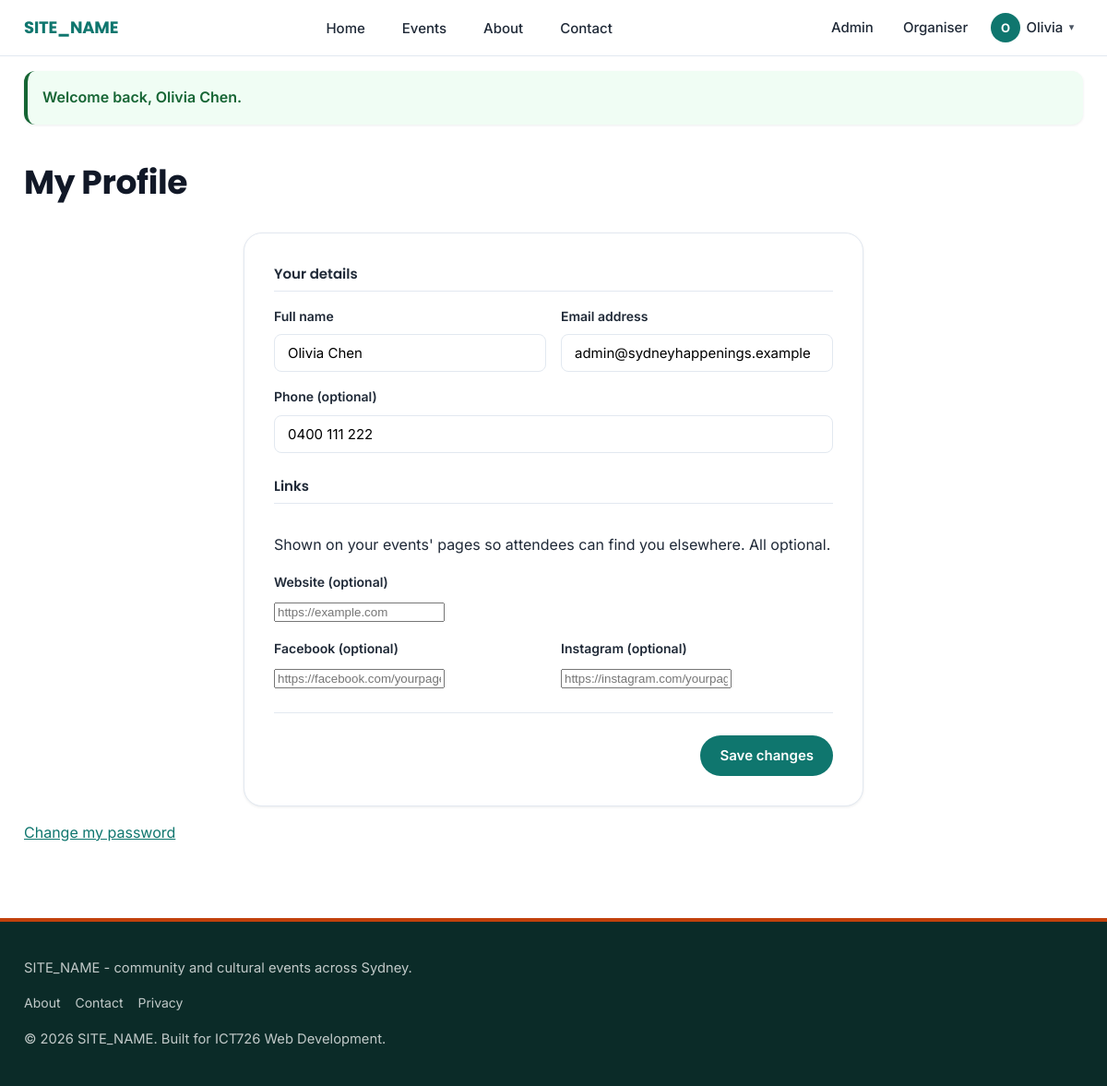
/account/profile.php (signed in), run on the app's committed database.
### tables this page shows
CREATE TABLE users (
    id              INT AUTO_INCREMENT PRIMARY KEY,
    name            VARCHAR(100) NOT NULL,
    email           VARCHAR(150) NOT NULL,
    password_hash   VARCHAR(255) NOT NULL,
    phone           VARCHAR(20)  NULL,
    role            ENUM('attendee', 'organiser', 'admin') NOT NULL DEFAULT 'attendee',
    is_active       TINYINT(1) NOT NULL DEFAULT 1,
    created_at      DATETIME NOT NULL DEFAULT CURRENT_TIMESTAMP,

     
     
     
     
    website         VARCHAR(255) NULL,
    facebook        VARCHAR(255) NULL,
    instagram       VARCHAR(255) NULL,

    UNIQUE KEY uq_users_email (email)
);

### includes/validate.php (called while the page is built, shortened)
<?php
function e($value) {
    return htmlspecialchars($value ?? '', ENT_QUOTES, 'UTF-8');
}

### account/profile.php (the view, shortened to what this page needs)
<?php
require_once __DIR__ . '/../includes/auth_guard.php';
$stmt = $pdo->prepare("SELECT * FROM users WHERE id = :id");
$stmt->execute(['id' => currentUserId()]);
$user = $stmt->fetch();
$showLinks = in_array(currentUserRole(), ['organiser', 'admin'], true);
$errors = [];
$name = $user['name'];
$email = $user['email'];
$phone = $user['phone'] ?? '';
$website = $user['website'] ?? '';
$facebook = $user['facebook'] ?? '';
$instagram = $user['instagram'] ?? '';
require_once __DIR__ . '/../includes/header.php';
?>
<div class="page-header">
    <h1>My Profile</h1>
</div>
<form method="post" action="<?= BASE_URL ?>/account/profile.php" class="form-card" novalidate>
    <fieldset class="form-section">
        <legend>Your details</legend>
        <div class="form-grid">
            <div class="form-field">
                <label for="name">Full name</label>
                <input type="text" id="name" name="name" value="<?= e($name) ?>" required
                       <?= isset($errors['name']) ? 'class="has-error" aria-describedby="name-error"' : '' ?>>
            </div>
            <div class="form-field">
                <label for="email">Email address</label>
                <input type="email" id="email" name="email" value="<?= e($email) ?>" required
                       <?= isset($errors['email']) ? 'class="has-error" aria-describedby="email-error"' : '' ?>>
            </div>
            <div class="form-field form-field--full">
                <label for="phone">Phone (optional)</label>
                <input type="tel" id="phone" name="phone" value="<?= e($phone) ?>"
                       <?= isset($errors['phone']) ? 'class="has-error" aria-describedby="phone-error"' : '' ?>>
            </div>
        </div>
    </fieldset>
    <?php if ($showLinks): ?>
        <fieldset class="form-section">
            <legend>Links</legend>
            <p>Shown on your events' pages so attendees can find you elsewhere. All optional.</p>
            <div class="form-grid">
                <div class="form-field form-field--full">
                    <label for="website">Website (optional)</label>
                    <input type="url" id="website" name="website" value="<?= e($website) ?>" placeholder="https://example.com"
                           <?= isset($errors['website']) ? 'class="has-error" aria-describedby="website-error"' : '' ?>>
                </div>
                <div class="form-field">
                    <label for="facebook">Facebook (optional)</label>
                    <input type="url" id="facebook" name="facebook" value="<?= e($facebook) ?>" placeholder="https://facebook.com/yourpage"
                           <?= isset($errors['facebook']) ? 'class="has-error" aria-describedby="facebook-error"' : '' ?>>
                </div>
                <div class="form-field">
                    <label for="instagram">Instagram (optional)</label>
                    <input type="url" id="instagram" name="instagram" value="<?= e($instagram) ?>" placeholder="https://instagram.com/yourpage"
                           <?= isset($errors['instagram']) ? 'class="has-error" aria-describedby="instagram-error"' : '' ?>>
                </div>
            </div>
        </fieldset>
    <?php endif; ?>
    <div class="form-actions">
        <button type="submit" class="btn">Save changes</button>
    </div>
</form>
<p><a href="<?= BASE_URL ?>/account/change-password.php">Change my password</a></p>
<?php require_once __DIR__ . '/../includes/footer.php'; ?>

### assets/css/style.css (style rules this page uses)
:root { --color-primary: #0f766e; --color-primary-dark: #115e59; --color-primary-light: #14b8a6; --color-accent: #c2410c; --color-accent-light: #f97316; --color-text: #1f2937; --color-text-light: #4b5563; --color-bg: #ffffff; --color-bg-alt: #f4f8f7; --color-border: #e2e8f0; --color-error: #b91c1c; --color-error-bg: #fef2f2; --color-success: #166534; --color-success-bg: #f0fdf4; --color-warning: #854d0e; --color-warning-bg: #fef9c3; --font-heading: 'Poppins', 'Segoe UI', system-ui, -apple-system, Arial, sans-serif; --font-body: 'Inter', 'Segoe UI', system-ui, -apple-system, Arial, sans-serif; --radius-sm: 8px; --radius: 12px; --radius-lg: 20px; --radius-full: 999px; --shadow-sm: 0 1px 3px rgba(15, 23, 42, 0.08); --shadow-md: 0 6px 16px rgba(15, 23, 42, 0.10), 0 2px 4px rgba(15, 23, 42, 0.06); --shadow-lg: 0 16px 40px rgba(15, 23, 42, 0.16), 0 4px 10px rgba(15, 23, 42, 0.08); --transition: 180ms cubic-bezier(0.4, 0, 0.2, 1); --spacing-1: 0.5rem; --spacing-2: 1rem; --spacing-3: 1.5rem; --spacing-4: 2rem; --max-width: 1180px; }
* { box-sizing: border-box; }
html { scroll-behavior: smooth; }
body { margin: 0; font-family: var(--font-body); color: var(--color-text); background: var(--color-bg); line-height: 1.6; -webkit-font-smoothing: antialiased; }
a { color: var(--color-primary); transition: color var(--transition); }
h1, h2, h3 { margin: 0 0 var(--spacing-2); font-family: var(--font-heading); line-height: 1.25; letter-spacing: -0.01em; color: #111827; }
h1 { font-size: 1.75rem; }
@media (min-width: 768px) { h1 { font-size: 2.25rem; } }
.page-header { margin-bottom: var(--spacing-4); }
.page-header h1 { margin-bottom: 0.4rem; }
.form-card { background: var(--color-bg); border: 1px solid var(--color-border); border-radius: var(--radius-lg); box-shadow: var(--shadow-sm); padding: var(--spacing-3); max-width: 42rem; margin-inline: auto; }
.form-grid { display: grid; grid-template-columns: 1fr; gap: var(--spacing-2); }
.form-field--full { grid-column: 1 / -1; }
fieldset.form-section { border: none; padding: 0; margin: var(--spacing-3) 0 0; min-width: 0; }
fieldset.form-section:first-of-type { margin-top: 0; }
fieldset.form-section legend { display: block; width: 100%; padding: 0 0 0.4rem; margin-bottom: var(--spacing-2); border-bottom: 1px solid var(--color-border); font-family: var(--font-heading); font-size: 0.9375rem; font-weight: 600; color: var(--color-text); }
.form-actions { display: flex; flex-direction: column; gap: var(--spacing-1); margin-top: var(--spacing-3); padding-top: var(--spacing-3); border-top: 1px solid var(--color-border); }
.form-actions .btn { width: 100%; }
.form-field { margin-bottom: var(--spacing-2); }
.form-grid > .form-field { margin-bottom: 0; }
label { display: block; font-size: 0.875rem; font-weight: 600; margin-bottom: var(--spacing-1); color: var(--color-text); }
input[type="text"], input[type="email"], input[type="password"], input[type="tel"], input[type="number"], input[type="date"], input[type="datetime-local"], input[type="search"], input[type="file"], select, textarea { width: 100%; padding: 0.625rem 0.875rem; border: 1px solid var(--color-border); border-radius: var(--radius-sm); font-family: var(--font-body); font-size: 0.9375rem; background: var(--color-bg); transition: border-color var(--transition), box-shadow var(--transition); }
.btn { display: inline-flex; align-items: center; justify-content: center; gap: var(--spacing-1); min-height: 2.75rem; padding: 0.625rem 1.25rem; border: 1px solid transparent; border-radius: var(--radius-full); background: var(--color-primary); color: #fff; font-family: var(--font-body); font-size: 0.9375rem; font-weight: 600; line-height: 1.2; text-decoration: none; text-align: center; cursor: pointer; transition: all var(--transition); }
@media (min-width: 768px) { .form-card { padding: var(--spacing-4); } }
@media (min-width: 768px) { .form-grid { grid-template-columns: repeat(2, 1fr); } }
@media (min-width: 768px) { .form-actions { flex-direction: row; flex-wrap: wrap; justify-content: flex-end; } }
@media (min-width: 768px) { .form-actions .btn { width: auto; } }

### data on the page
users: name "Olivia Chen", email "admin@sydneyhappenings.example", phone "0400 111 222"

### other printed values
SITE_NAME "SITE_NAME"
$headerUserInitial "O"
$headerUserFirstName "Olivia"
$flash['message'] "Welcome back, Olivia Chen."
